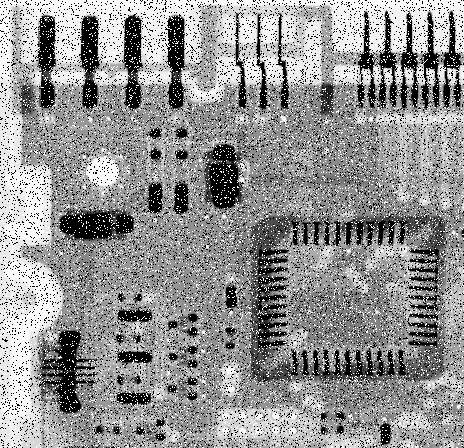
#> input picture images/Fig0318(b)(ckt-board-slt-pep-both-0pt2).tif, 464 x 448 px
$ python spatial_filtering.py   (older library calls are emulated)
#> lines starting #> are read from the running program, lines starting #| are printed output that depends on the picture
import cv2
import numpy as np
from matplotlib import pyplot as plt

"2D Convolution (Image Filtering) for image."

# Original image with 'Salt-and-pepper' noise addition
img = cv2.imread('./../images/Fig0318(b)(ckt-board-slt-pep-both-0pt2).tif', 0)
#> img is the input picture: shape (448, 464); min 0, max 255, mean 146.2

kernel = np.ones((5,5), np.float32) / 25
dst = cv2.filter2D(img, -1, kernel)
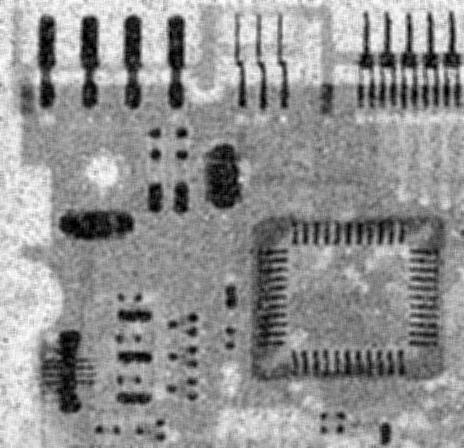
#> dst: shape (448, 464); min 0, max 251, mean 146.2

plt.subplot(121), plt.imshow(img), plt.title('Original')
plt.xticks([]), plt.yticks([])
plt.subplot(122), plt.imshow(dst), plt.title('Averaging')
plt.xticks([]), plt.yticks([])
plt.show()
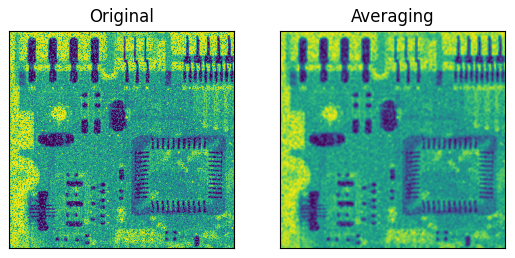
#> figure drawn by matplotlib, 2 panels

# Example of writting an image
out_path = './../out/average_img.png'
cv2.imwrite(out_path, dst)

blur = cv2.bilateralFilter(img, 9, 75, 75)
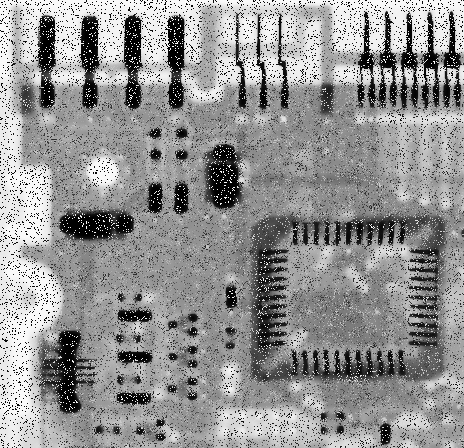
#> blur: shape (448, 464); min 0, max 253, mean 147
plt.subplot(121), plt.imshow(img), plt.title('Original')
plt.xticks([]), plt.yticks([])
plt.subplot(122), plt.imshow(blur), plt.title('Bilateral')
plt.xticks([]), plt.yticks([])
plt.show()
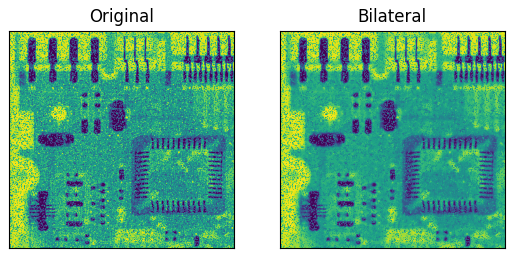
#> figure drawn by matplotlib, 2 panels

img = cv2.imread('./../images/Fig0316(a)(moon).tif', 0)
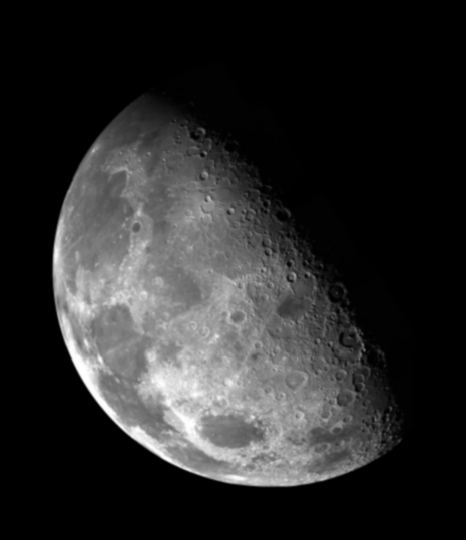
#> input picture images/Fig0316(a)(moon).tif, 466 x 540 px
#> img is the input picture: shape (540, 466); min 0, max 254, mean 42.7
laplacian = cv2.Laplacian(img, cv2.CV_64F)
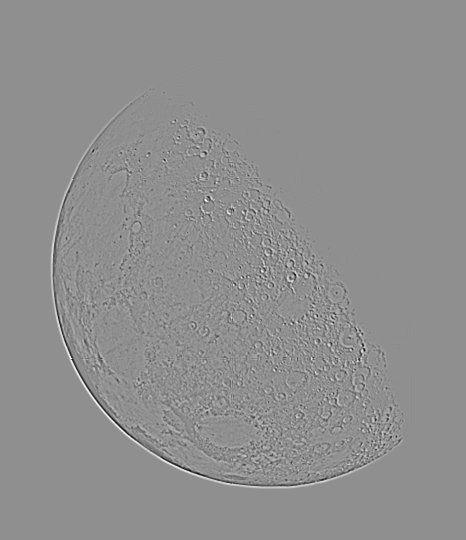
#> laplacian: shape (540, 466) float64; min -106, max 83, mean 0; drawn with min black and max white
laplacian_norm = np.zeros(laplacian.shape)
cv2.normalize(laplacian, laplacian_norm, 0, 255, cv2.NORM_MINMAX)

# Plot the results
plt.subplot(2, 2, 1), plt.imshow(img, cmap = 'gray')
plt.title('Original'), plt.xticks([]), plt.yticks([])
plt.subplot(2, 2, 2), plt.imshow(laplacian, cmap = 'gray')
plt.title('Laplacian'), plt.xticks([]), plt.yticks([])
plt.subplot(2,2,3),plt.imshow(laplacian_norm, cmap = 'gray')
plt.title('laplacian_norm'), plt.xticks([]), plt.yticks([])
plt.subplot(2,2,4),plt.imshow(img - laplacian_norm, cmap = 'gray')
plt.title('img - laplacian_norm'), plt.xticks([]), plt.yticks([])
plt.show()
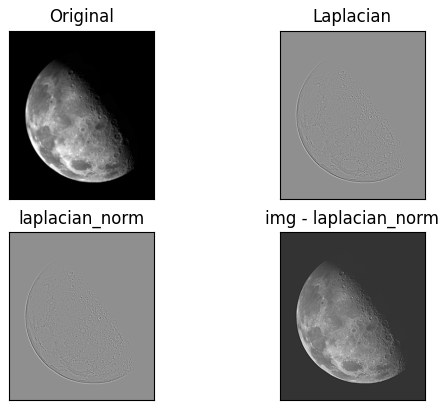
#> figure drawn by matplotlib, 4 panels
